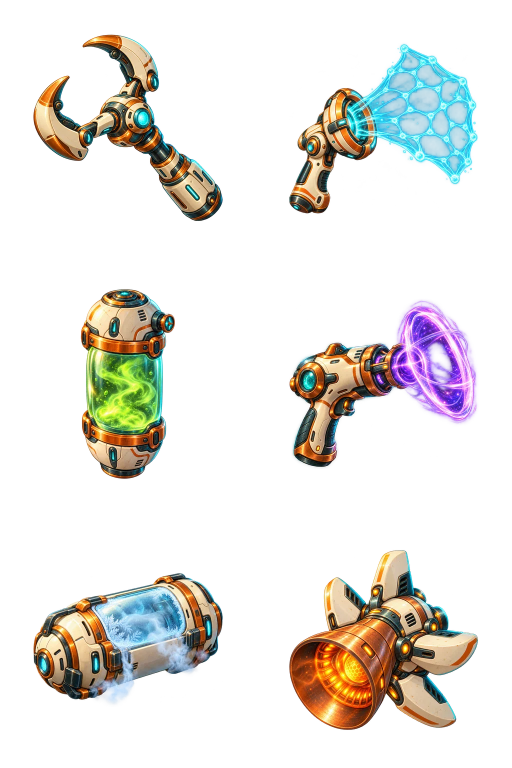
#> input picture orbit-explorer/assets/xeno-tools.webp, 1024 x 1536 px, given in place of xeno-tools.png, which was not available (shown at 1/2 size)
$ python prepare-xeno-yard-art.py
#> lines starting #> are read from the running program, lines starting #| are printed output that depends on the picture
"""Build the xenobiology and shipyard atlases the game reads, from the painted sources.

Sources (either form works, per set):
  - one full atlas PNG:        assets/src/xeno-tools.png, assets/src/xeno-specimens.png, assets/src/yard-parts.png
  - or one PNG per item:       assets/src/xeno-tools/<id>.png, assets/src/xeno-specimens/<id>.png, assets/src/yard-parts/<id>.png
    (any square-ish size; the subject centered with transparent margins, see assets/BRIEFING-ARTE-CODEX.md)

Outputs (in assets/, picked up automatically by build.py):
  xeno-tools.webp 1024x1536 (2x3, 512 cells)      + xeno-tools-inline.webp (half size)
  xeno-specimens.webp 1536x1536 (4x4, 384 cells)  + xeno-specimens-inline.webp
  yard-parts.webp 1536x1152 (4x3, 384 cells)      + yard-parts-inline.webp

Run from orbit-explorer/:  python3 qa/prepare-xeno-yard-art.py
"""
from pathlib import Path
from PIL import Image

base = Path(__file__).resolve().parent.parent
assets, src = base / 'assets', base / 'assets' / 'src'
LANCZOS = Image.Resampling.LANCZOS

SETS = {
    'xeno-tools': (2, 3, 512, ['garra', 'rede', 'casulo', 'laco', 'crio', 'termico']),
    'xeno-specimens': (4, 4, 384, ['raposa-aurora', 'salamandra-brasa', 'urso-geada', 'mariposa-cristal',
                                   'escaravelho-ferro', 'leviata-vidro', 'lesma-acida', 'arraia-tempestade',
                                   'samambaia-mae', 'orquidea-eterna', 'flor-vazio', 'lirio-solar',
                                   'cacto-magma', 'alga-nebular', 'coral-cantor', 'trepadeira-prisma']),
    'yard-parts': (4, 3, 384, ['tanque-externo', 'reservatorio-o2', 'placas-casco', 'vela-solar',
                               'quilha', 'nacela', 'baia-drones', 'reator-compacto',
                               'antena-longa', 'matriz-sensores', 'defletor', 'conteiner-orbital']),
}


def fit(image, cell):
    """Scale a single item into a square cell keeping its aspect ratio, centered, transparent around it."""
    image = image.convert('RGBA')
    scale = min(cell / image.width, cell / image.height)
    image = image.resize((max(1, round(image.width * scale)), max(1, round(image.height * scale))), LANCZOS)
    out = Image.new('RGBA', (cell, cell), (0, 0, 0, 0))
    out.alpha_composite(image, ((cell - image.width) // 2, (cell - image.height) // 2))
    return out


def build(name, cols, rows, cell, ids):
#> called with name = 'xeno-tools', cols = 2, rows = 3, cell = 512
    whole, folder = src / (name + '.png'), src / name
    if whole.exists():
        sheet = Image.open(whole).convert('RGBA').resize((cols * cell, rows * cell), LANCZOS)
#> sheet is the input picture: PIL image 1024x1536 RGBA; mean R, G, B, A 35.6, 34.9, 31.7, 55.7
    elif folder.is_dir():
        missing = [i for i in ids if not (folder / (i + '.png')).exists()]
        if missing:
            print(f'{name}: skipped, missing {", ".join(missing)}')
            return
        sheet = Image.new('RGBA', (cols * cell, rows * cell), (0, 0, 0, 0))
        for index, item in enumerate(ids):
            sheet.alpha_composite(fit(Image.open(folder / (item + '.png')), cell), ((index % cols) * cell, (index // cols) * cell))
    else:
        print(f'{name}: no source yet')
        return
    for suffix, image, quality in (('', sheet, 86), ('-inline', sheet.resize((sheet.width // 2, sheet.height // 2), LANCZOS), 82)):
        path = assets / f'{name}{suffix}.webp'
        image.save(path, 'WEBP', quality=quality, method=6)
        print(f'{path.name:30s} {image.size[0]}x{image.size[1]} {path.stat().st_size // 1024} KB')
#> this loop made 2 passes
#> (suffix, quality) on passes 1 to 2: ('', 86), ('-inline', 82)
#| xeno-tools.webp                1024x1536 260 KB
#> pass 2, in build, `image.save(path, 'WEBP', quality=quality, method=6)`:
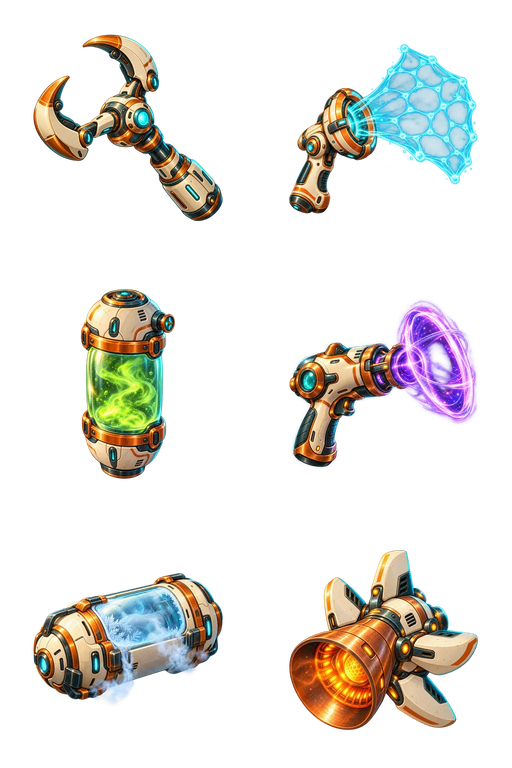
#> saved as xeno-tools-inline.webp: PIL image 512x768 RGBA; mean R, G, B, A 33.9, 33.1, 29.9, 55.8; transparent parts drawn white


for set_name, spec in SETS.items():
#> (the run stopped early here; a loop or call above may not have finished)

$ run again, with orbit-explorer/assets/andorinha-illustrated-inline.webp copied over orbit-explorer/assets/xeno-tools.webp
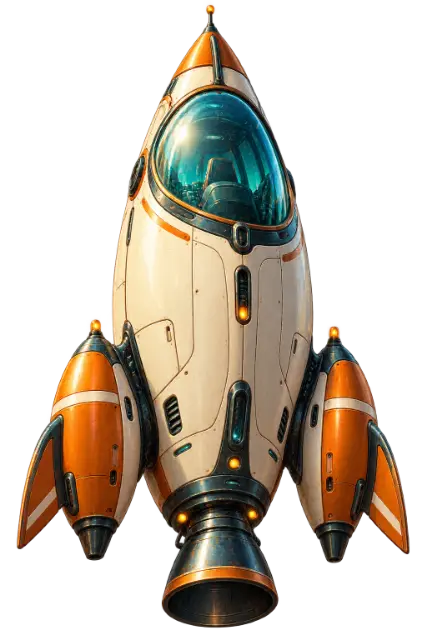
#> input picture orbit-explorer/assets/andorinha-illustrated-inline.webp, 427 x 640 px, given in place of xeno-tools.png, which was not available
#> the loop in build, `for suffix, image, quality in (('', sheet, 86), ('-inline', sheet.resi..` made 2 passes
#> (suffix, quality) on passes 1 to 2: ('', 86), ('-inline', 82)
#> (printed output is left out)
#> pass 2, in build, `image.save(path, 'WEBP', quality=quality, method=6)`:
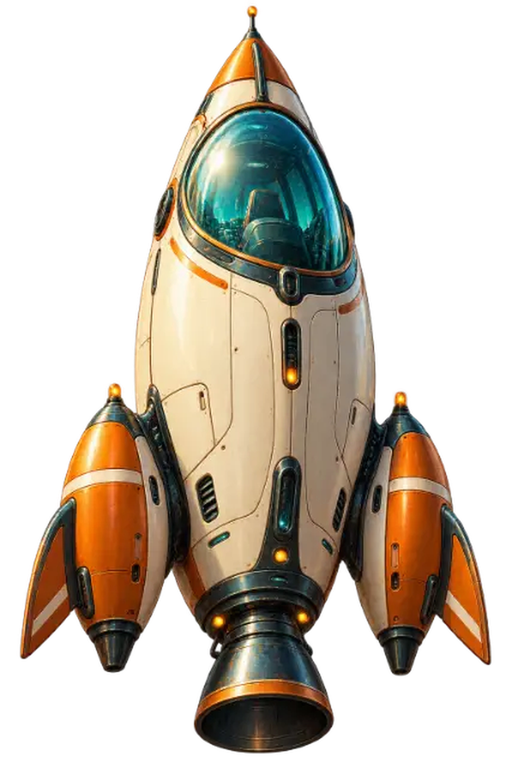
#> saved as xeno-tools-inline.webp: PIL image 512x768 RGBA; mean R, G, B, A 58.9, 49.2, 36.6, 108.5; transparent parts drawn white

$ run again, with orbit-explorer/assets/andorinha-open-inline.webp copied over orbit-explorer/assets/xeno-tools.webp
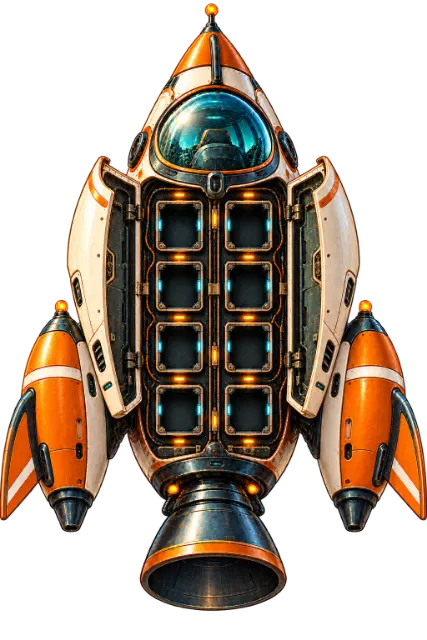
#> input picture orbit-explorer/assets/andorinha-open-inline.webp, 427 x 640 px, given in place of xeno-tools.png, which was not available
#> in build, `sheet = Image.open(whole).convert('RGBA').resize((cols * cell, rows * ..`:
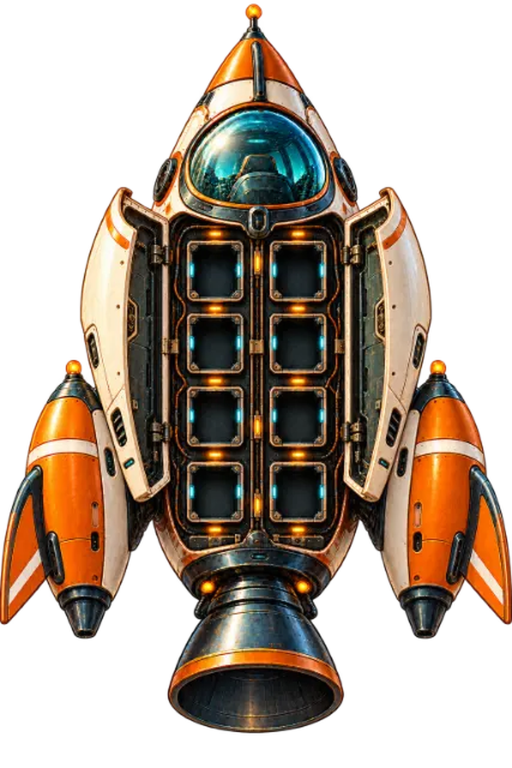
#> sheet: PIL image 1024x1536 RGBA (shown at 1/2 size); mean R, G, B, A 58.2, 44.3, 31.8, 129.4; transparent parts drawn white
#> the loop in build, `for suffix, image, quality in (('', sheet, 86), ('-inline', sheet.resi..` made 2 passes
#> (suffix, quality) on passes 1 to 2: ('', 86), ('-inline', 82)
#> (printed output is left out)
#> pass 2, in build, `image.save(path, 'WEBP', quality=quality, method=6)`:
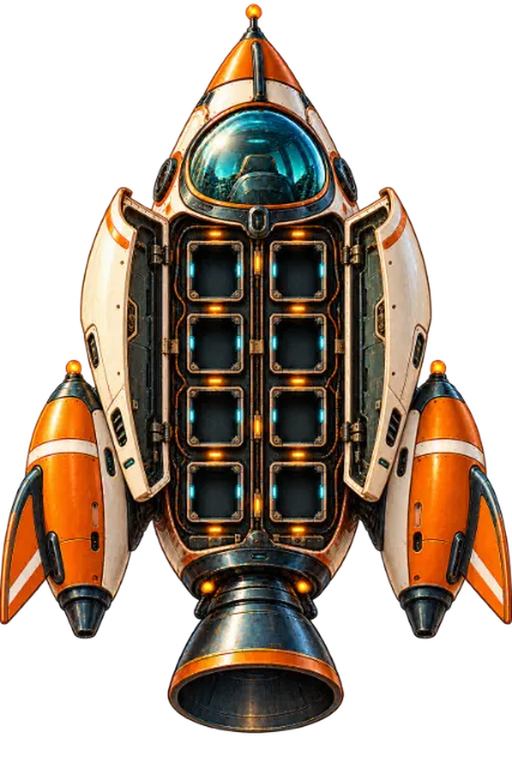
#> saved as xeno-tools-inline.webp: PIL image 512x768 RGBA; mean R, G, B, A 58.1, 44.1, 31.7, 129.4; transparent parts drawn white
